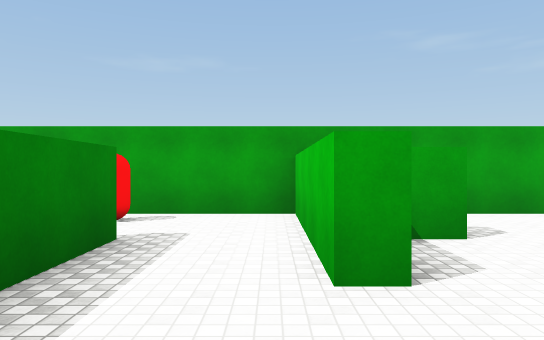
[1] (above)

22 first-person views from a walk through a 3-D level made in the Unity game engine. The camera is 1.5 m above the floor, looks level and sees 70° across. The floor is counted in squares, 2 m on a side. Each view is taken from the middle of a square. On the plan, view 1 faces up. The plan holds only what a view shows up to about 12 squares ahead; the rest is blank. Surface patterns are stand-ins for the level's own textures.

[2]
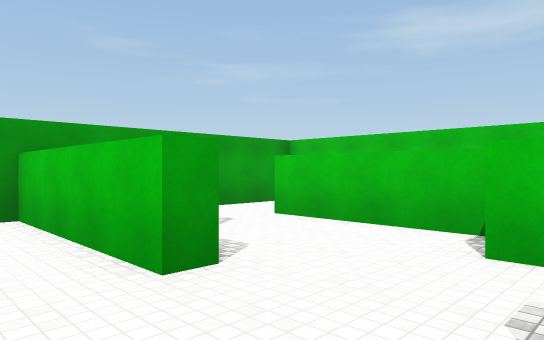

[3]
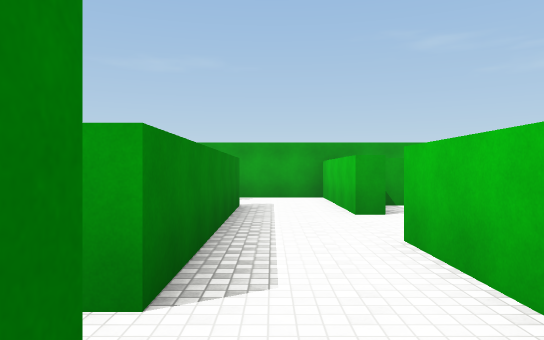

[4]
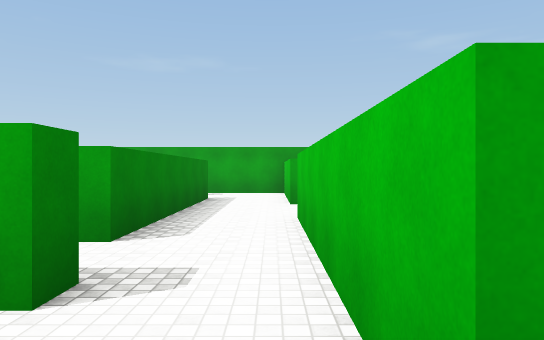

[5]
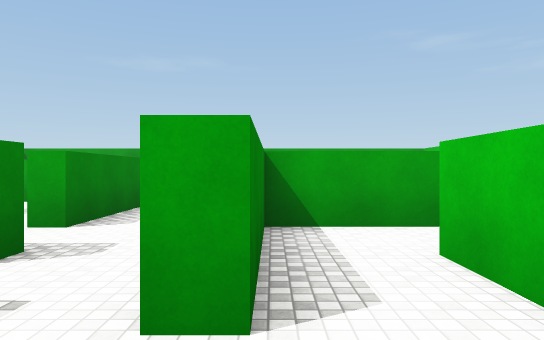

[6]
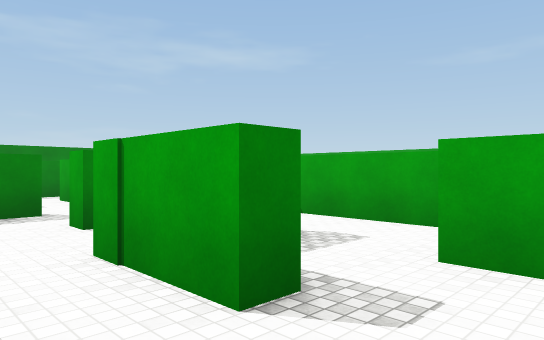

[7]
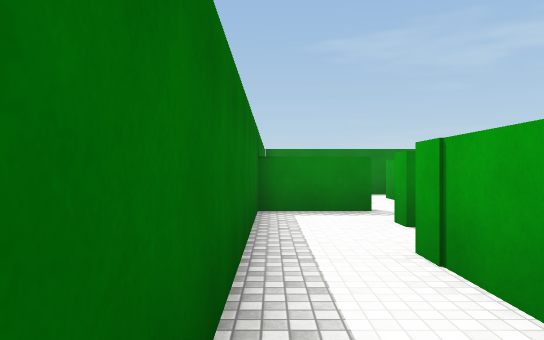

[8]
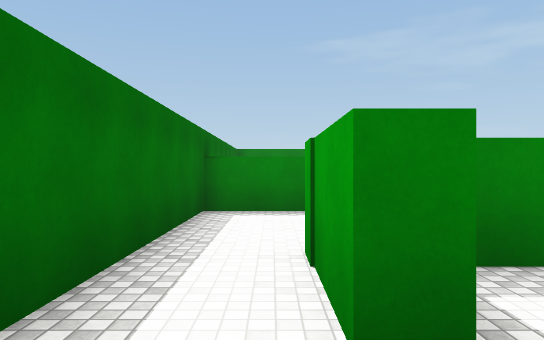

[9]
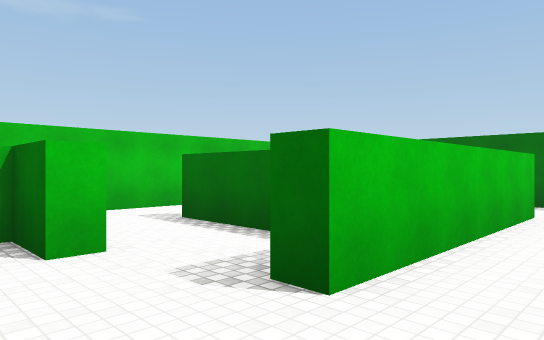

[10]
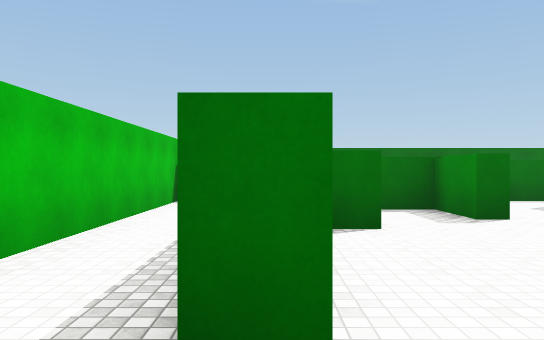

[11]
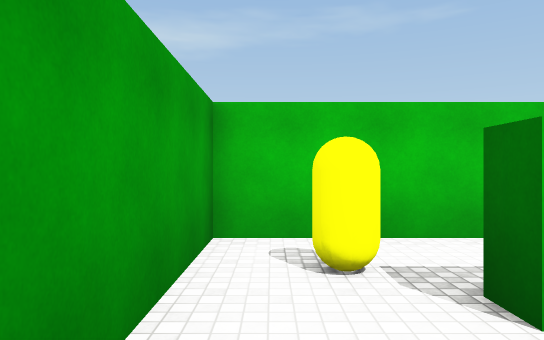

[12]
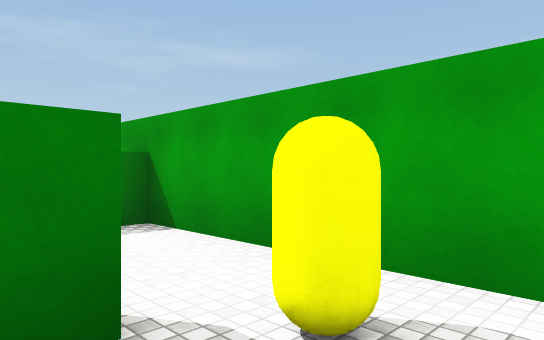

[13]
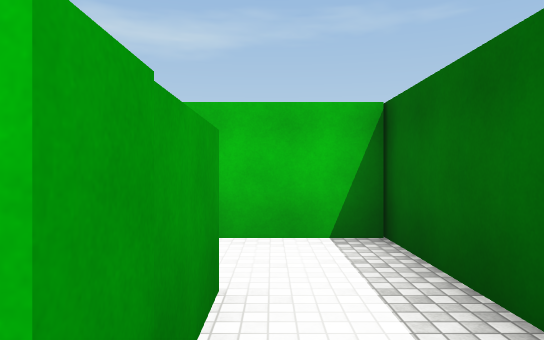

[14]
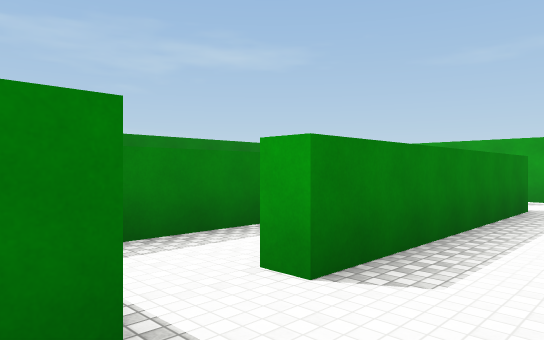

[15]
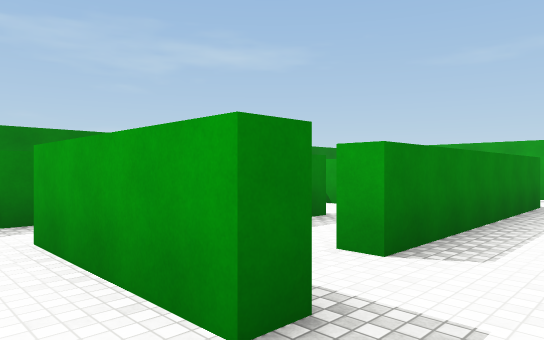

[16]
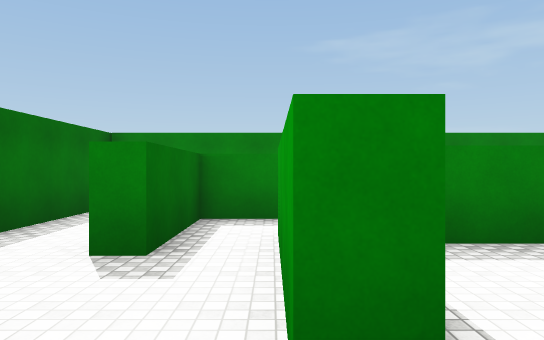

[17]
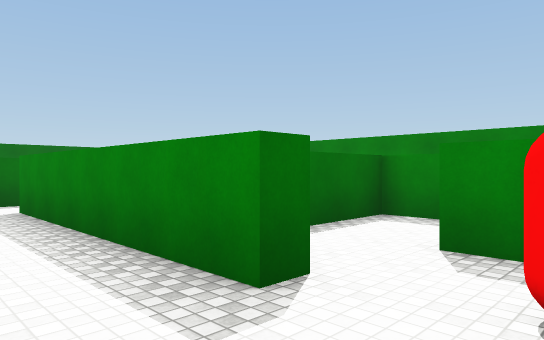

[18]
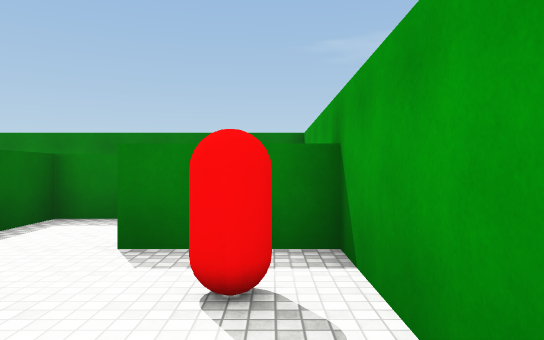

[19]
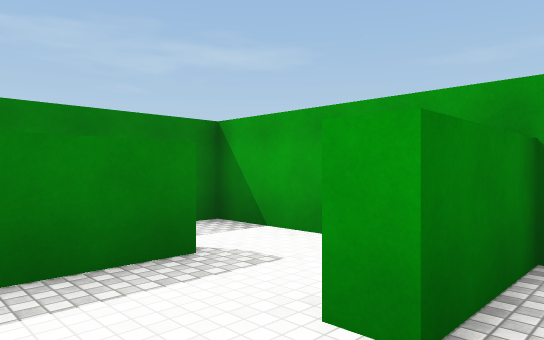

[20]
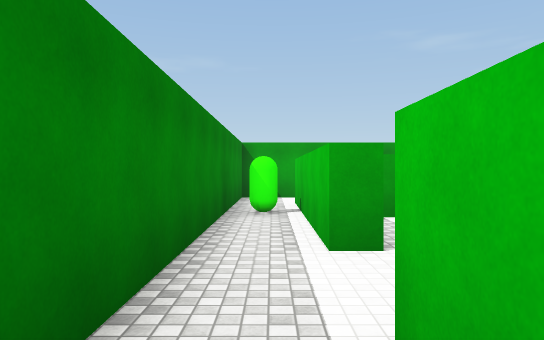

[21]
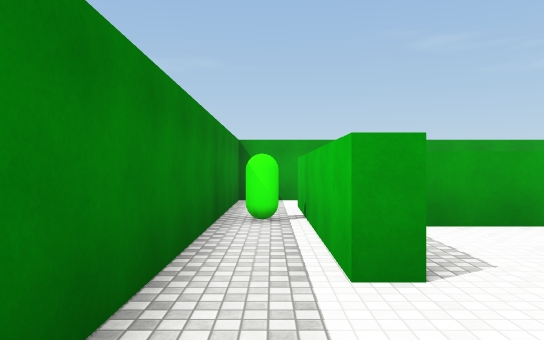

[22]
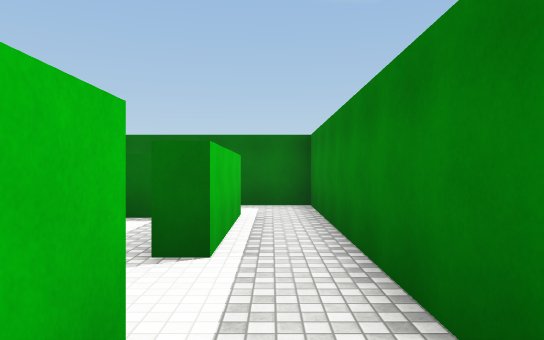

### Floor plan
Key: @ floor where view 1 was taken; # wall or solid block; . floor; O other object.
Columns run from 8 left of view 1 to 7 right of it. Each row starts with its distance up from view 1.
  7 ################
  6 #...#.O..#...O.#
  5 #...#....#O....#
  4 #.#...#..O..#..#
  3 #O#...#..#..#..#
  2 #.#####.....#..#
  1 #.#...#....O#..#
  0 #.#.#.#.@#.....#
 -1 #...#.#..#.....#
 -2 #...#....####..#
 -3 #.#.#....#...###
 -4 #.#.###..#.#...
 -5 #.###....#.##..#
 -6 #......#.......#
 -7 #....  #.......#
 -8 ####   #########

Where each view was taken, in squares from view 1:
view 1: 0 up, 0 right, facing up
view 2: 0 up, 1 left, facing up-right
view 3: 4 down, 1 left, facing up
view 4: 6 down, 0 right, facing up
view 5: 7 down, 1 right, facing up
view 6: 7 down, 6 right, facing up-left
view 7: 7 down, 6 right, facing left
view 8: 6 down, 6 right, facing left
view 9: 2 up, 1 left, facing down-right
view 10: 6 up, 4 right, facing down
view 11: 6 up, 2 right, facing right
view 12: 4 up, 6 right, facing up-left
view 13: 6 down, 2 right, facing right
view 14: 4 down, 0 right, facing up-left
view 15: 5 down, 0 right, facing up-left
view 16: 4 down, 0 right, facing left
view 17: 6 up, 0 right, facing down-left
view 18: 6 up, 0 right, facing left
view 19: 3 up, 3 left, facing up-left
view 20: 4 down, 7 left, facing up
view 21: 3 down, 7 left, facing up
view 22: 1 up, 7 left, facing down
